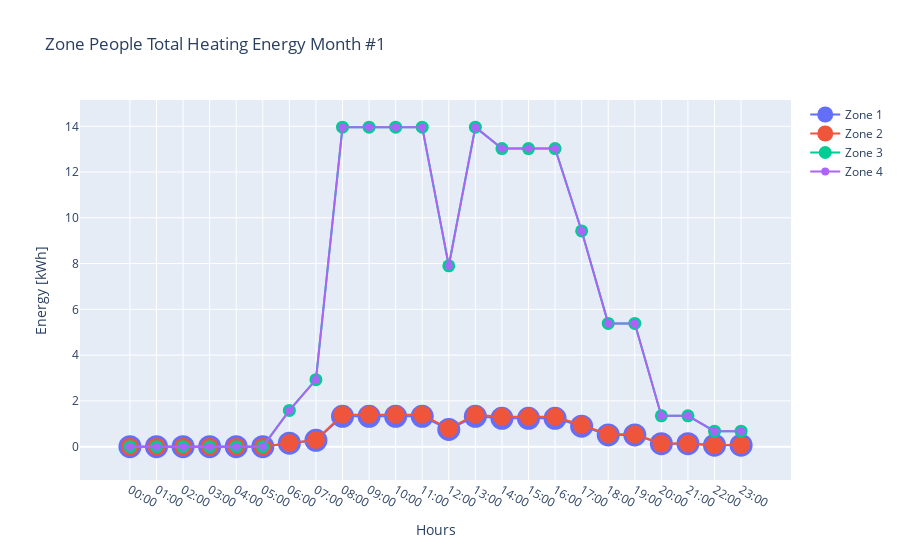

The notebook cell saved with this chart:
### Code cell
c.plot_output_by_zone("eh6", "Zone People Total Heating Energy", 1)

### Figure 1 — Plotly figure (JSON) as saved in the notebook; plotly's stock layout.template omitted (floating-point values rounded to 4 significant figures)
{"data": [{"marker": {"size": 23}, "mode": "lines+markers", "name": "Zone 1", "type": "scatter", "x": ["00:00", "01:00", "02:00", "03:00", "04:00", "05:00", "06:00", "07:00", "08:00", "09:00", "10:00", "11:00", "12:00", "13:00", "14:00", "15:00", "16:00", "17:00", "18:00", "19:00", "20:00", "21:00", "22:00", "23:00"], "y": [0, 0, 0, 0, 0, 0, 0.1502, 0.2781, 1.327, 1.327, 1.327, 1.327, 0.7509, 1.327, 1.238, 1.238, 1.238, 0.8955, 0.5117, 0.5117, 0.1279, 0.1279, 0.06396, 0.06396]}, {"marker": {"size": 18}, "mode": "lines+markers", "name": "Zone 2", "type": "scatter", "x": ["00:00", "01:00", "02:00", "03:00", "04:00", "05:00", "06:00", "07:00", "08:00", "09:00", "10:00", "11:00", "12:00", "13:00", "14:00", "15:00", "16:00", "17:00", "18:00", "19:00", "20:00", "21:00", "22:00", "23:00"], "y": [0, 0, 0, 0, 0, 0, 0.1581, 0.2927, 1.396, 1.396, 1.396, 1.396, 0.7904, 1.396, 1.303, 1.303, 1.303, 0.9426, 0.5386, 0.5386, 0.1347, 0.1347, 0.06733, 0.06733]}, {"marker": {"size": 13}, "mode": "lines+markers", "name": "Zone 3", "type": "scatter", "x": ["00:00", "01:00", "02:00", "03:00", "04:00", "05:00", "06:00", "07:00", "08:00", "09:00", "10:00", "11:00", "12:00", "13:00", "14:00", "15:00", "16:00", "17:00", "18:00", "19:00", "20:00", "21:00", "22:00", "23:00"], "y": [0, 0, 0, 0, 0, 0, 1.581, 2.927, 13.96, 13.96, 13.96, 13.96, 7.904, 13.96, 13.03, 13.03, 13.03, 9.426, 5.386, 5.386, 1.347, 1.347, 0.6733, 0.6733]}, {"marker": {"size": 8}, "mode": "lines+markers", "name": "Zone 4", "type": "scatter", "x": ["00:00", "01:00", "02:00", "03:00", "04:00", "05:00", "06:00", "07:00", "08:00", "09:00", "10:00", "11:00", "12:00", "13:00", "14:00", "15:00", "16:00", "17:00", "18:00", "19:00", "20:00", "21:00", "22:00", "23:00"], "y": [0, 0, 0, 0, 0, 0, 1.581, 2.927, 13.96, 13.96, 13.96, 13.96, 7.904, 13.96, 13.03, 13.03, 13.03, 9.426, 5.386, 5.386, 1.347, 1.347, 0.6733, 0.6733]}], "layout": {"title": {"text": "Zone People Total Heating Energy Month #1"}, "xaxis": {"title": {"text": "Hours"}}, "yaxis": {"title": {"text": "Energy [kWh]"}}}}
